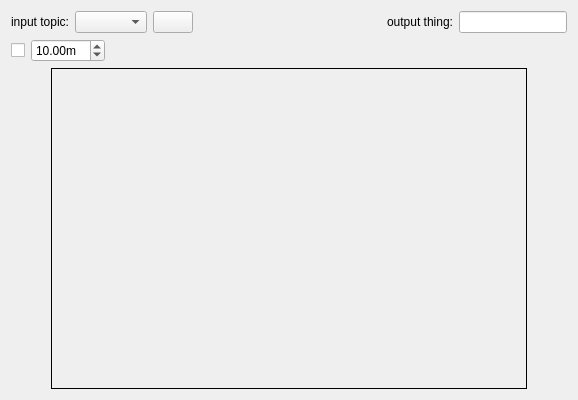
<?xml version="1.0" encoding="UTF-8"?>
<ui version="4.0">
 <class>ImageCropperWidget</class>
 <widget class="QWidget" name="ImageCropperWidget">
  <property name="enabled">
   <bool>true</bool>
  </property>
  <property name="geometry">
   <rect>
    <x>0</x>
    <y>0</y>
    <width>578</width>
    <height>400</height>
   </rect>
  </property>
  <property name="windowTitle">
   <string>Image Cropper</string>
  </property>
  <layout class="QVBoxLayout" name="verticalLayout" stretch="0,0,0">
   <item>
    <layout class="QHBoxLayout" name="horizontalLayout" stretch="0,0,0,1,0,0">
     <item>
      <widget class="QLabel" name="label_2">
       <property name="text">
        <string>input topic:</string>
       </property>
      </widget>
     </item>
     <item>
      <widget class="QComboBox" name="topics_combo_box">
       <property name="sizeAdjustPolicy">
        <enum>QComboBox::AdjustToContents</enum>
       </property>
      </widget>
     </item>
     <item>
      <widget class="QPushButton" name="refresh_topics_push_button"/>
     </item>
     <item>
      <spacer name="horizontalSpacer">
       <property name="orientation">
        <enum>Qt::Horizontal</enum>
       </property>
       <property name="sizeHint" stdset="0">
        <size>
         <width>40</width>
         <height>20</height>
        </size>
       </property>
      </spacer>
     </item>
     <item>
      <widget class="QLabel" name="label">
       <property name="text">
        <string>output thing:</string>
       </property>
      </widget>
     </item>
     <item>
      <widget class="QLineEdit" name="out_topic_line_edit"/>
     </item>
    </layout>
   </item>
   <item>
    <layout class="QHBoxLayout" name="horizontalLayout_3">
     <item>
      <widget class="QCheckBox" name="dynamic_range_check_box">
       <property name="toolTip">
        <string>Dynamic depth range</string>
       </property>
       <property name="text">
        <string/>
       </property>
      </widget>
     </item>
     <item>
      <widget class="QDoubleSpinBox" name="max_range_double_spin_box">
       <property name="toolTip">
        <string>Max depth</string>
       </property>
       <property name="suffix">
        <string>m</string>
       </property>
       <property name="minimum">
        <double>0.010000000000000</double>
       </property>
       <property name="maximum">
        <double>100.000000000000000</double>
       </property>
       <property name="value">
        <double>10.000000000000000</double>
       </property>
      </widget>
     </item>
     <item>
      <spacer name="horizontalSpacer_3">
       <property name="orientation">
        <enum>Qt::Horizontal</enum>
       </property>
       <property name="sizeHint" stdset="0">
        <size>
         <width>40</width>
         <height>20</height>
        </size>
       </property>
      </spacer>
     </item>
    </layout>
   </item>
   <item>
    <layout class="QHBoxLayout" name="horizontalLayout_2" stretch="0,1,0">
     <property name="spacing">
      <number>0</number>
     </property>
     <item>
      <spacer name="horizontalSpacer_2">
       <property name="orientation">
        <enum>Qt::Horizontal</enum>
       </property>
       <property name="sizeHint" stdset="0">
        <size>
         <width>40</width>
         <height>20</height>
        </size>
       </property>
      </spacer>
     </item>
     <item>
      <widget class="rqt_image_enhancer::RatioLayoutedFrame" name="image_frame">
       <property name="sizePolicy">
        <sizepolicy hsizetype="MinimumExpanding" vsizetype="MinimumExpanding">
         <horstretch>0</horstretch>
         <verstretch>0</verstretch>
        </sizepolicy>
       </property>
       <property name="minimumSize">
        <size>
         <width>80</width>
         <height>60</height>
        </size>
       </property>
       <property name="frameShape">
        <enum>QFrame::Box</enum>
       </property>
       <property name="lineWidth">
        <number>1</number>
       </property>
      </widget>
     </item>
     <item>
      <spacer name="horizontalSpacer_4">
       <property name="orientation">
        <enum>Qt::Horizontal</enum>
       </property>
       <property name="sizeHint" stdset="0">
        <size>
         <width>40</width>
         <height>20</height>
        </size>
       </property>
      </spacer>
     </item>
    </layout>
   </item>
  </layout>
 </widget>
 <customwidgets>
  <customwidget>
   <class>rqt_image_enhancer::RatioLayoutedFrame</class>
   <extends>QFrame</extends>
   <header>rqt_image_enhancer/ratio_layouted_frame.h</header>
   <container>1</container>
  </customwidget>
 </customwidgets>
 <resources/>
 <connections/>
</ui>
